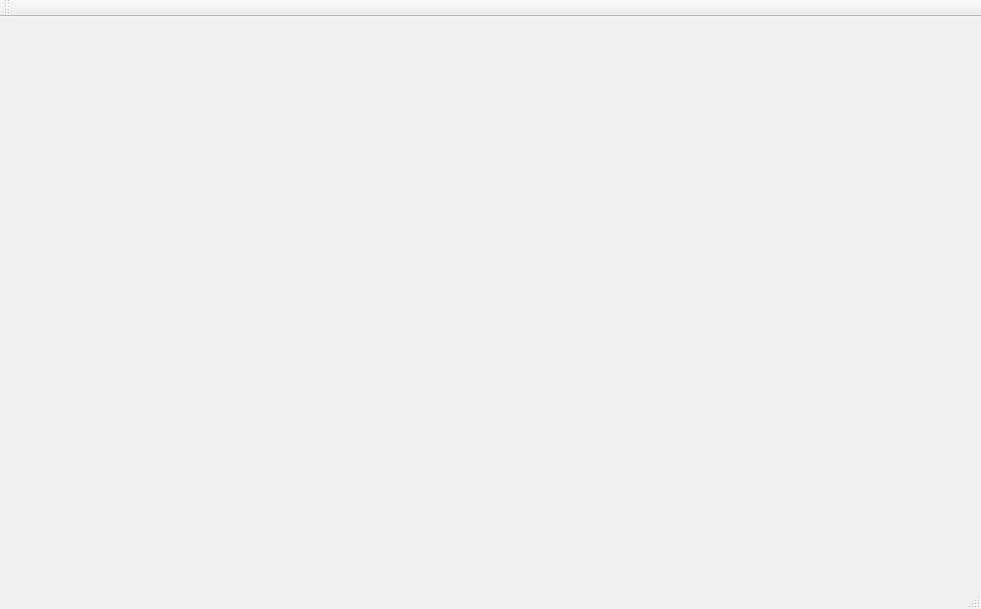
<?xml version="1.0" encoding="UTF-8"?>
<ui version="4.0">
 <class>MainWindow</class>
 <widget class="QMainWindow" name="MainWindow">
  <property name="geometry">
   <rect>
    <x>0</x>
    <y>0</y>
    <width>981</width>
    <height>609</height>
   </rect>
  </property>
  <property name="windowTitle">
   <string>MainWindow</string>
  </property>
  <widget class="QWidget" name="centralWidget"/>
  <widget class="QMenuBar" name="menuBar">
   <property name="geometry">
    <rect>
     <x>0</x>
     <y>0</y>
     <width>981</width>
     <height>22</height>
    </rect>
   </property>
  </widget>
  <widget class="QToolBar" name="mainToolBar">
   <attribute name="toolBarArea">
    <enum>TopToolBarArea</enum>
   </attribute>
   <attribute name="toolBarBreak">
    <bool>false</bool>
   </attribute>
  </widget>
  <widget class="QStatusBar" name="statusBar"/>
 </widget>
 <layoutdefault spacing="6" margin="11"/>
 <resources/>
 <connections/>
</ui>
